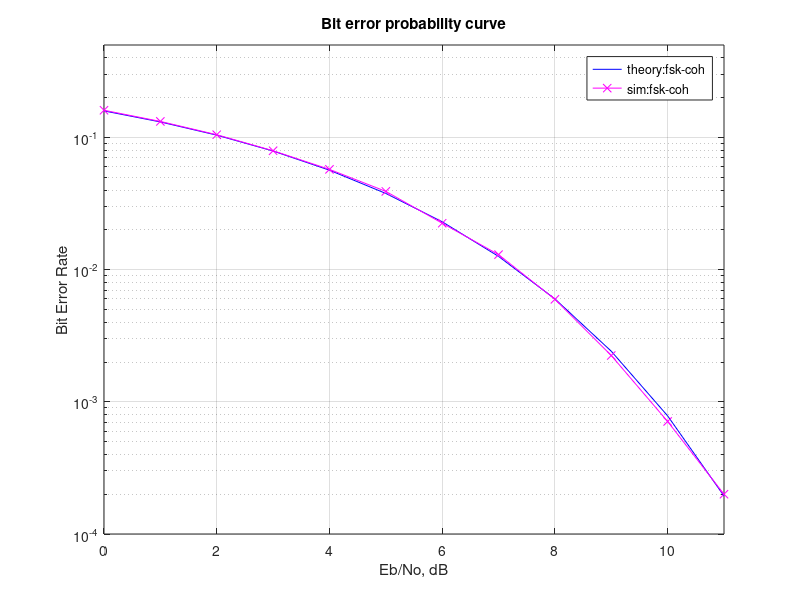

This figure's MATLAB source:
%%%%%%%%%%%%%%%%%%%%%%%%%%%%%%%%%%%%%%%%%%%%%%%%%%%%%%%%%%%%
% All rights reserved by Krishna Pillai, http://www.dsplog.com 
% The file may not be re-distributed without explicit authorization
% from Krishna Pillai.
% Checked for proper operation with Octave Version 3.0.0
% Author	: Krishna Pillai
% Email		: krishna@dsplog.com
% Version	: 1.0
% Date		: 05 June 2008
% %%%%%%%%%%%%%%%%%%%%%%%%%%%%%%%%%%%%%%%%%%%%%%%%%%%%%%%%%%

% Simple Matlab example of binary Frequency Shift Keying using
% coherent demodulation

clear
N = 10^5 % number of bits or symbols
T = 8; % symbol duration
t = [0:1/T:0.99]; % sampling instants
tR = kron(ones(1,N),t); % repeating the sampling instants 

Eb_N0_dB = [0:11]; % multiple Eb/N0 values

for ii = 1:length(Eb_N0_dB)
   % generating the bits
   ip = rand(1,N)>0.5; % generating 0,1 with equal probability
   freqM = ip+1; % converting the bits into frequency, bit0 -> frequency of 1, bit1 -> frequency of 2
   freqR = kron(freqM,ones(1,T)); % repeating
   x = (sqrt(2)/sqrt(T))*cos(2*pi*freqR.*tR); %generating the FSK modulated signal 

   % noise
   n = 1/sqrt(2)*[randn(1,N*T) + j*randn(1,N*T)]; % white gaussian noise, 0dB variance 

   % coherent receiver
   y = x + 10^(-Eb_N0_dB(ii)/20)*n; % additive white gaussian noise
   op1 = conv(y, sqrt(2/T)*cos(2*pi*1*t)); % correlating with frequency 1
   op2 = conv(y, sqrt(2/T)*cos(2*pi*2*t)); % correlating with frequency 2 

   % demodulation
   ipHat = [real(op1(T+1:T:end)) < real(op2(T+1:T:end))]; %
   nErr(ii) = size(find([ip - ipHat]),2); % counting the number of errors 

end
simBer = nErr/N;
theoryBer = 0.5*erfc(sqrt((10.^(Eb_N0_dB/10))/2)); %theoretical BER 

close all
figure
semilogy(Eb_N0_dB,theoryBer,'b-');
hold on
semilogy(Eb_N0_dB,simBer,'mx-');
axis([0 11 10^-4 0.5])
grid on
legend('theory:fsk-coh', 'sim:fsk-coh');
xlabel('Eb/No, dB')
ylabel('Bit Error Rate')
title('Bit error probability curve')





